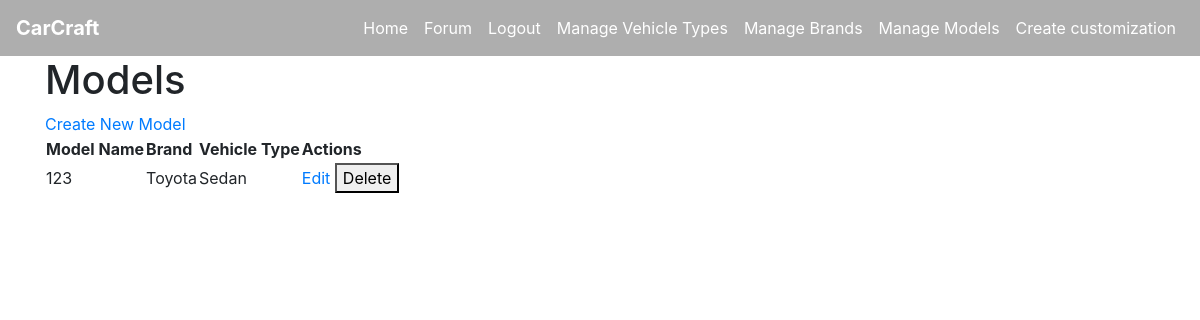
Before: /models (signed in) with the older database file.
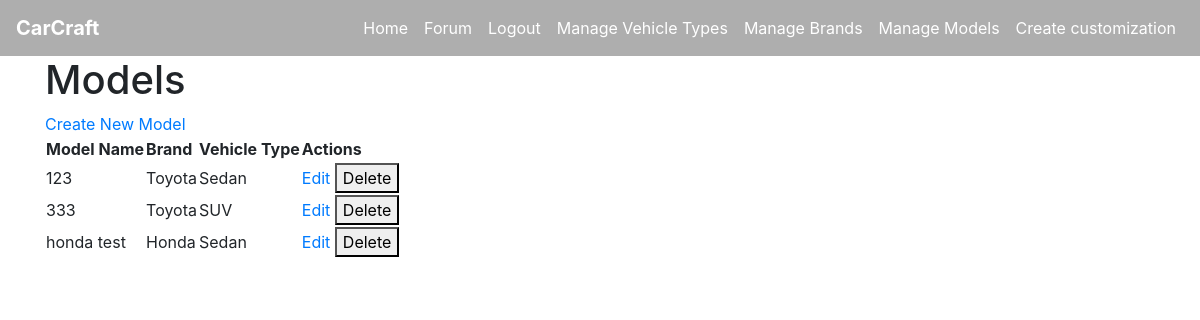
After: the same page with the newer database file.
### tables this page shows
CREATE TABLE model (
    model_id INTEGER PRIMARY KEY AUTOINCREMENT,
    brand_id INTEGER NOT NULL,
    type_id INTEGER NOT NULL,
    name VARCHAR(100) NOT NULL,
    FOREIGN KEY (brand_id) REFERENCES brand(brand_id),
    FOREIGN KEY (type_id) REFERENCES vehicle_type(type_id)
);

CREATE TABLE brand (
    brand_id INTEGER PRIMARY KEY AUTOINCREMENT,
    name VARCHAR(20)
);

CREATE TABLE vehicle_type (
    type_id INTEGER PRIMARY KEY AUTOINCREMENT,
    name VARCHAR(20) NOT NULL
);

### app.py (the view)
@app.route('/models')
@login_required
def models():
    conn = get_db_connection()
    models = conn.execute('''
        SELECT model.model_id, model.name as model_name, brand.name as brand_name, vehicle_type.name as type_name
        FROM model
        JOIN brand ON model.brand_id = brand.brand_id
        JOIN vehicle_type ON model.type_id = vehicle_type.type_id
        ORDER BY model.name
    ''').fetchall()
    conn.close()
    return render_template('model.html', models=models)

### app.py (called while the page is built)
def get_db_connection():
    conn = sqlite3.connect(DATABASE)
    conn.row_factory = sqlite3.Row  # This enables column access by name: row['column_name']
    return conn

@login_manager.user_loader
def load_user(user_id):
    return User.get(user_id)

    @staticmethod
    def get(user_id):
        conn = get_db_connection()
        user_data = conn.execute('SELECT * FROM user WHERE user_id = ?', (user_id,)).fetchone()
        conn.close()
        if user_data:
            return User(
                user_id=user_data['user_id'],
                username=user_data['username'],
                email=user_data['email'],
                password_hash=user_data['password_hash'],
                admin=bool(user_data['admin'])
            )
        return None

### templates/model.html (shortened to what this page needs)
{% extends "base.html" %}
{% block content %}
<h1>Models</h1>
<a href="{{ url_for('create_model') }}">Create New Model</a>
<table>
    <tr>
        <th>Model Name</th>
        <th>Brand</th>
        <th>Vehicle Type</th>
        <th>Actions</th>
    </tr>
    {% for model in models %}
    <tr>
        <td>{{ model['model_name'] }}</td>
        <td>{{ model['brand_name'] }}</td>
        <td>{{ model['type_name'] }}</td>
        <td>
            <a href="{{ url_for('edit_model', model_id=model['model_id']) }}">Edit</a>
            <form action="{{ url_for('delete_model', model_id=model['model_id']) }}" method="POST" style="display:inline;">
                <button type="submit" onclick="return confirm('Are you sure?')">Delete</button>
            </form>
        </td>
    </tr>
    {% endfor %}
</table>
{% endblock %}

Changed rows visible on the page:
added model: model_name "333", brand_name "Toyota", type_name "SUV"
added model: model_name "honda test", brand_name "Honda", type_name "Sedan"
